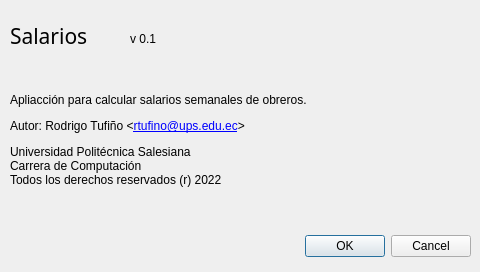
<?xml version="1.0" encoding="UTF-8"?>
<ui version="4.0">
 <class>Acerca</class>
 <widget class="QDialog" name="Acerca">
  <property name="geometry">
   <rect>
    <x>0</x>
    <y>0</y>
    <width>480</width>
    <height>272</height>
   </rect>
  </property>
  <property name="windowTitle">
   <string>Dialog</string>
  </property>
  <property name="windowIcon">
   <iconset resource="recursos.qrc">
    <normaloff>:/recursos/mesa-de-ayuda.png</normaloff>:/recursos/mesa-de-ayuda.png</iconset>
  </property>
  <widget class="QDialogButtonBox" name="buttonBox">
   <property name="geometry">
    <rect>
     <x>10</x>
     <y>230</y>
     <width>461</width>
     <height>32</height>
    </rect>
   </property>
   <property name="orientation">
    <enum>Qt::Horizontal</enum>
   </property>
   <property name="standardButtons">
    <set>QDialogButtonBox::Cancel|QDialogButtonBox::Ok</set>
   </property>
  </widget>
  <widget class="QLabel" name="label">
   <property name="geometry">
    <rect>
     <x>10</x>
     <y>10</y>
     <width>131</width>
     <height>51</height>
    </rect>
   </property>
   <property name="font">
    <font>
     <family>Arial Black</family>
     <pointsize>16</pointsize>
    </font>
   </property>
   <property name="text">
    <string>Salarios</string>
   </property>
  </widget>
  <widget class="QLabel" name="label_4">
   <property name="geometry">
    <rect>
     <x>10</x>
     <y>70</y>
     <width>461</width>
     <height>141</height>
    </rect>
   </property>
   <property name="text">
    <string>&lt;html&gt;&lt;head/&gt;&lt;body&gt;&lt;p&gt;Apliacción para calcular salarios semanales de obreros.&lt;/p&gt;&lt;p&gt;Autor: Rodrigo Tufiño &amp;lt;&lt;a href=&quot;mailto:rtufino@ups.edu.ec&quot;&gt;&lt;span style=&quot; text-decoration: underline; color:#0000ff;&quot;&gt;rtufino@ups.edu.ec&lt;/span&gt;&lt;/a&gt;&amp;gt;&lt;/p&gt;&lt;p&gt;Universidad Politécnica Salesiana&lt;br/&gt;Carrera de Computación&lt;br/&gt;Todos los derechos reservados (r) 2022&lt;/p&gt;&lt;/body&gt;&lt;/html&gt;</string>
   </property>
   <property name="textFormat">
    <enum>Qt::RichText</enum>
   </property>
  </widget>
  <widget class="QLabel" name="outVersion">
   <property name="geometry">
    <rect>
     <x>130</x>
     <y>30</y>
     <width>67</width>
     <height>17</height>
    </rect>
   </property>
   <property name="text">
    <string>v 0.1</string>
   </property>
  </widget>
 </widget>
 <resources>
  <include location="recursos.qrc"/>
 </resources>
 <connections>
  <connection>
   <sender>buttonBox</sender>
   <signal>accepted()</signal>
   <receiver>Acerca</receiver>
   <slot>accept()</slot>
   <hints>
    <hint type="sourcelabel">
     <x>248</x>
     <y>254</y>
    </hint>
    <hint type="destinationlabel">
     <x>157</x>
     <y>274</y>
    </hint>
   </hints>
  </connection>
  <connection>
   <sender>buttonBox</sender>
   <signal>rejected()</signal>
   <receiver>Acerca</receiver>
   <slot>reject()</slot>
   <hints>
    <hint type="sourcelabel">
     <x>316</x>
     <y>260</y>
    </hint>
    <hint type="destinationlabel">
     <x>286</x>
     <y>274</y>
    </hint>
   </hints>
  </connection>
 </connections>
</ui>
